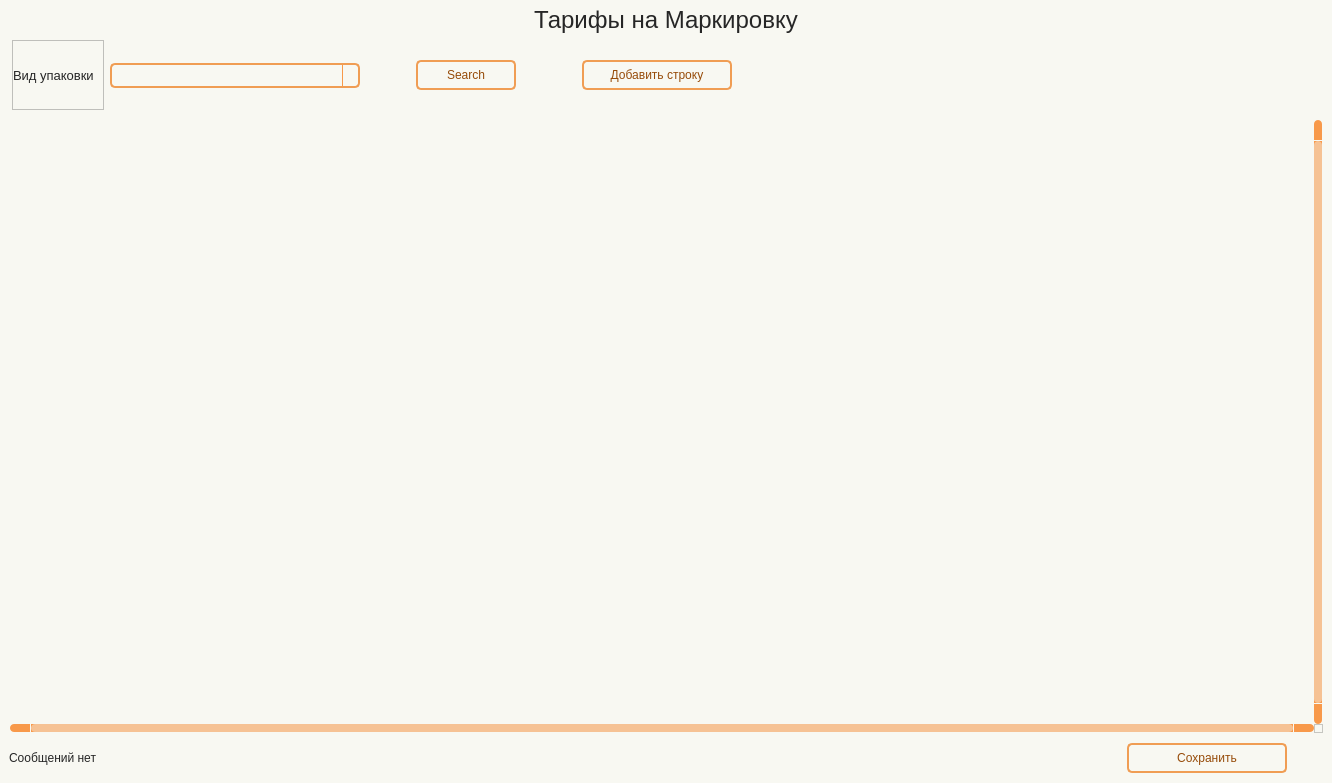
<?xml version="1.0" encoding="UTF-8"?>
<ui version="4.0">
 <class>Form</class>
 <widget class="QWidget" name="Form">
  <property name="geometry">
   <rect>
    <x>0</x>
    <y>0</y>
    <width>1332</width>
    <height>783</height>
   </rect>
  </property>
  <property name="minimumSize">
   <size>
    <width>930</width>
    <height>650</height>
   </size>
  </property>
  <property name="windowTitle">
   <string>Form</string>
  </property>
  <property name="styleSheet">
   <string notr="true">Form.QWidget{border: 2px solid #f28223;}

QWidget{
	background-color: #f8f8f2;
}

#Title_label.QLabel {
color: #262626;
font: 18pt &quot;Tahoma&quot;;
}

QLabel {
color: #262626;
font: 10pt &quot;Tahoma&quot;;
}

QPushButton {
	border: 2px solid #f09d54;
	border-radius: 5px;
	background-color: #f8f8f2;
	color: #964b09;
	font: 10pt &quot;Tahoma&quot;;
}

QPushButton:hover {
	background-color: #f28223;
	color: #ffffff;
}

QPushButton:pressed {
	background-color: #f28223;
	border: 2px solid #f28223;
	color: #ffffff;
}


QTableWidget {	
	background-color: #f8f8f2;
	padding: 10px;
	border-radius: 5px;
	gridline-color: #f8994a;
    outline: none;
	color: #262626;
}
QTableWidget::item{
	border-color: #f8994a;
	padding-left: 5px;
	padding-right: 5px;
	gridline-color: #f8994a;
	color: #262626;
	padding: 1px;
    font: 7pt &quot;Tahoma&quot;; 
}
QTableWidget::item:selected{
	background-color: #f28223;
    color: #ffffff;
}
QTableWidget::item:editable {
	background-color: #fff5cc;
	border: #ffffff;
}
QTableWidget::item:focus {
	background-color: #f28223;
	border: 2px solid #ffffff;
}
QHeaderView::section{
	background-color: #f8f8f2;
	border: none;
	border-style: none;
}
QTableWidget::horizontalHeader {	
	background-color: #f8994a;
	font: 10pt &quot;Tahoma&quot;;
}
QHeaderView::section:horizontal {
    border: 1px solid #f8994a;
	background-color: #ffd4af;
	padding: 3px;
	border-top-left-radius: 7px;
    border-top-right-radius: 7px;
    color: #262626;
}
QHeaderView::section:vertical {
    border: 1px solid #f8994a;
	color: #262626;
}

QLineEdit {
	background-color: #f8f8f2;
	border-radius: 5px;
	border: 2px solid #f09d54;
	padding-left: 10px;
	selection-color: rgb(255, 255, 255);
	selection-background-color: #f28223;
    color: #262626;
}
QLineEdit:hover {
	border: 2px solid #f28223;
}
QLineEdit:focus {
	border: 2px solid #f28223;
}

/* Стили для множественного выбора */
QListWidget {
    background-color: #f8f8f2;
    border: 2px solid #f09d54;
    border-radius: 5px;
    color: #262626;
    font: 10pt &quot;Tahoma&quot;;
}

QListWidget::item {
    padding: 5px;
    border-bottom: 1px solid #f8994a;
}

QListWidget::item:selected {
    background-color: #f28223;
    color: #ffffff;
}

QListWidget::item:hover {
    background-color: #ffd4af;
}

/* Улучшенная видимость чекбоксов */
QCheckBox::indicator {
    width: 16px;
    height: 16px;
}

QCheckBox::indicator:unchecked {
    border: 2px solid #f09d54;
    background-color: #f8f8f2;
    border-radius: 3px;
}

QCheckBox::indicator:checked {
    border: 2px solid #f28223;
    background-color: #f28223;
    border-radius: 3px;
    image: url(:/icon/icon/check.svg);
}

QCheckBox::indicator:hover {
    border: 2px solid #f28223;
}

QComboBox {
	background-color: #f8f8f2;
	border-radius: 5px;
	border: 2px solid #f09d54;
	padding-left: 10px;
	selection-color: #f28223;
	selection-background-color: #f28223;
    color: #262626;
	font: 9pt &quot;Tahoma&quot;;
}
QComboBox:hover {
	border: 2px solid #f28223;
	
}
QComboBox:focus {
	border: 2px solid #f28223;
}

QComboBox QAbstractItemView::item {
	color: #262626;
}
QComboBox QAbstractItemView::item::selected {
	background-color: #f09d54;
	color: #ffffff;
}

QComboBox::down-arrow {
	
	image: url(:/icon/icon/chevron-down — копия — копия.svg);
}
QComboBox::drop-down {
    subcontrol-origin: padding;
    subcontrol-position: top right;
    width: 15px;
    border-left-width: 1px;
    border-left-color: #f8994a;
    border-left-style: solid; /* just a single line */
    border-top-right-radius: 3px; /* same radius as the QComboBox */
    border-bottom-right-radius: 3px;
	color: #262626;
}

QScrollBar:horizontal {
    border: none;
    background: #f8994a;
    height: 8px;
    margin: 0px 21px 0 21px;
	border-radius: 0px;
}
QScrollBar::handle:horizontal {
    background: #f6c294;
    min-width: 20px;
	border-radius: 4px
}
QScrollBar::add-line:horizontal {
    border: none;
    background: #f8994a;
    width: 20px;
	border-top-right-radius: 4px;
    border-bottom-right-radius: 4px;
    subcontrol-position: right;
    subcontrol-origin: margin;
}
QScrollBar::sub-line:horizontal {
    border: none;
    background: #f8994a;
    width: 20px;
	border-top-left-radius: 4px;
    border-bottom-left-radius: 4px;
    subcontrol-position: left;
    subcontrol-origin: margin;
}
QScrollBar::up-arrow:horizontal, QScrollBar::down-arrow:horizontal
{
     background: none;
}
QScrollBar::add-page:horizontal, QScrollBar::sub-page:horizontal
{
     background: none;
}
 QScrollBar:vertical {
	border: none;
    background-color: #f8994a;
    width: 8px;
    margin: 21px 0 21px 0;
	border-radius: 0px;
 }
 QScrollBar::handle:vertical {	
	background: #f6c294;
    min-height: 25px;
	border-radius: 4px
 }
 QScrollBar::add-line:vertical {
     border: none;
    background: #f8994a;
     height: 20px;
	border-bottom-left-radius: 4px;
    border-bottom-right-radius: 4px;
     subcontrol-position: bottom;
     subcontrol-origin: margin;
 }
 QScrollBar::sub-line:vertical {
	border: none;
    background: #f8994a;
     height: 20px;
	border-top-left-radius: 4px;
    border-top-right-radius: 4px;
     subcontrol-position: top;
     subcontrol-origin: margin;
 }
 QScrollBar::up-arrow:vertical, QScrollBar::down-arrow:vertical {
     background: none;
 }

 QScrollBar::add-page:vertical, QScrollBar::sub-page:vertical {
     background: none;
 }

QDateEdit {
    background-color: #f8f8f2;
    border-radius: 5px;
    border: 2px solid #f09d54;
    padding-left: 10px; /* Add left padding */
    padding-right: 10px; /* Add right padding to accommodate the dropdown arrow */
    color: #262626;
    font: 10pt &quot;Tahoma&quot;;
    min-width: 80px; /* Minimum width to prevent text clipping */
}

QDateEdit:hover {
    border: 2px solid #f28223;
}

QDateEdit:focus {
    border: 2px solid #f28223;
}

QDateEdit::drop-down {
    subcontrol-origin: padding;
    subcontrol-position: top right;
    width: 25px; /* Keep the dropdown arrow width */
    border-left-width: 1px;
    border-left-color: #f8994a;
    border-left-style: solid;
    border-top-right-radius: 3px;
    border-bottom-right-radius: 3px;
    background-color: #f8f8f2;
}

QDateEdit::down-arrow {
	image: url(:/icon/icon/chevron-down — копия — копия.svg);
    width: 16px;
    height: 16px;
}

/* Calendar Styling */
QCalendarWidget {
    background-color: #f8f8f2;
    border: 2px solid #f28223;
    color: #262626;
}

QCalendarWidget QWidget {
    color: #262626;
}

QCalendarWidget QAbstractItemView {
    background-color: #f8f8f2;
    selection-background-color: #f28223;
    selection-color: #ffffff;
}

QCalendarWidget QToolButton {
    background-color: #ffd4af;
    color: #262626;
    font: 10pt &quot;Tahoma&quot;;
    border-radius: 3px;
    padding: 5px;
}

QCalendarWidget QToolButton:hover {
    background-color: #f28223;
    color: #ffffff;
}

QCalendarWidget QMenu {
    background-color: #f8f8f2;
    border: 1px solid #f28223;
}

QCalendarWidget QSpinBox {
    background-color: #f8f8f2;
    color: #262626;
    border: 1px solid #f09d54;
}

QCalendarWidget QSpinBox::up-button {
    subcontrol-origin: border;
    subcontrol-position: top right;
    width: 15px;
    border-left-width: 1px;
    border-left-color: #f8994a;
    border-left-style: solid;
}

QCalendarWidget QSpinBox::down-button {
    subcontrol-origin: border;
    subcontrol-position: bottom right;
    width: 15px;
    border-left-width: 1px;
    border-left-color: #f8994a;
    border-left-style: solid;
}

QCalendarWidget QSpinBox::up-arrow {
	image: url(:/icon/icon/chevron-up — копия — копия.svg);
    width: 10px;
    height: 10px;
}

QCalendarWidget QSpinBox::down-arrow {
	image: url(:/icon/icon/chevron-down — копия — копия.svg);
    width: 10px;
    height: 10px;
}

QTabWidget::pane {
    border: none;
    background: #f8f8f2;
}

QTabBar::tab {
    background-color: #ffd4af;   /* как шапка таблицы */
    color: #262626;
    padding: 6px 12px;
    min-height: 24px;
    border: 1px solid #f8994a;
    border-bottom: none;
    margin-right: 2px;
}

QTabBar::tab:selected {
    background-color: #f28223;
    color: #ffffff;
}

QTabBar::tab:!selected {
    background-color: #ffd4af;
    color: #262626;
}

QTabBar::tab:hover:!selected {
    background-color: #f6c294;
    color: #262626;
}
</string>
  </property>
  <layout class="QHBoxLayout" name="horizontalLayout">
   <property name="leftMargin">
    <number>0</number>
   </property>
   <property name="topMargin">
    <number>0</number>
   </property>
   <property name="rightMargin">
    <number>0</number>
   </property>
   <property name="bottomMargin">
    <number>0</number>
   </property>
   <item>
    <widget class="QWidget" name="widget" native="true">
     <layout class="QVBoxLayout" name="verticalLayout">
      <property name="spacing">
       <number>0</number>
      </property>
      <property name="leftMargin">
       <number>0</number>
      </property>
      <property name="topMargin">
       <number>0</number>
      </property>
      <property name="rightMargin">
       <number>0</number>
      </property>
      <property name="bottomMargin">
       <number>9</number>
      </property>
      <item alignment="Qt::AlignmentFlag::AlignHCenter">
       <widget class="QLabel" name="Title_label">
        <property name="minimumSize">
         <size>
          <width>0</width>
          <height>40</height>
         </size>
        </property>
        <property name="maximumSize">
         <size>
          <width>16777215</width>
          <height>40</height>
         </size>
        </property>
        <property name="font">
         <font>
          <family>Tahoma</family>
          <pointsize>18</pointsize>
          <italic>false</italic>
          <bold>false</bold>
         </font>
        </property>
        <property name="layoutDirection">
         <enum>Qt::LayoutDirection::LeftToRight</enum>
        </property>
        <property name="text">
         <string>Тарифы на Маркировку</string>
        </property>
        <property name="alignment">
         <set>Qt::AlignmentFlag::AlignCenter</set>
        </property>
       </widget>
      </item>
      <item>
       <widget class="QFrame" name="frame_Search">
        <property name="minimumSize">
         <size>
          <width>0</width>
          <height>70</height>
         </size>
        </property>
        <property name="maximumSize">
         <size>
          <width>16777215</width>
          <height>150</height>
         </size>
        </property>
        <layout class="QHBoxLayout" name="horizontalLayout_2">
         <property name="leftMargin">
          <number>12</number>
         </property>
         <property name="topMargin">
          <number>0</number>
         </property>
         <property name="rightMargin">
          <number>0</number>
         </property>
         <property name="bottomMargin">
          <number>0</number>
         </property>
         <item>
          <widget class="QFrame" name="frame">
           <property name="frameShape">
            <enum>QFrame::Shape::StyledPanel</enum>
           </property>
           <property name="frameShadow">
            <enum>QFrame::Shadow::Raised</enum>
           </property>
           <layout class="QVBoxLayout" name="verticalLayout_2">
            <property name="leftMargin">
             <number>0</number>
            </property>
            <property name="topMargin">
             <number>3</number>
            </property>
            <property name="rightMargin">
             <number>9</number>
            </property>
            <property name="bottomMargin">
             <number>3</number>
            </property>
            <item>
             <widget class="QLabel" name="label_5">
              <property name="font">
               <font>
                <family>Tahoma</family>
                <pointsize>10</pointsize>
                <italic>false</italic>
                <bold>false</bold>
               </font>
              </property>
              <property name="text">
               <string>Вид упаковки</string>
              </property>
             </widget>
            </item>
           </layout>
          </widget>
         </item>
         <item>
          <widget class="QFrame" name="frame_2">
           <property name="minimumSize">
            <size>
             <width>250</width>
             <height>0</height>
            </size>
           </property>
           <property name="maximumSize">
            <size>
             <width>300</width>
             <height>16777215</height>
            </size>
           </property>
           <layout class="QVBoxLayout" name="verticalLayout_3">
            <property name="spacing">
             <number>6</number>
            </property>
            <property name="leftMargin">
             <number>0</number>
            </property>
            <property name="topMargin">
             <number>3</number>
            </property>
            <property name="rightMargin">
             <number>0</number>
            </property>
            <property name="bottomMargin">
             <number>3</number>
            </property>
            <item>
             <widget class="QComboBox" name="line_PackType">
              <property name="minimumSize">
               <size>
                <width>0</width>
                <height>25</height>
               </size>
              </property>
              <property name="maximumSize">
               <size>
                <width>16777215</width>
                <height>22</height>
               </size>
              </property>
              <property name="currentText">
               <string/>
              </property>
              <property name="currentIndex">
               <number>-1</number>
              </property>
             </widget>
            </item>
           </layout>
          </widget>
         </item>
         <item>
          <spacer name="horizontalSpacer">
           <property name="orientation">
            <enum>Qt::Orientation::Horizontal</enum>
           </property>
           <property name="sizeType">
            <enum>QSizePolicy::Policy::Fixed</enum>
           </property>
           <property name="sizeHint" stdset="0">
            <size>
             <width>50</width>
             <height>20</height>
            </size>
           </property>
          </spacer>
         </item>
         <item>
          <widget class="QFrame" name="frame_3">
           <property name="minimumSize">
            <size>
             <width>110</width>
             <height>0</height>
            </size>
           </property>
           <property name="maximumSize">
            <size>
             <width>93</width>
             <height>16777215</height>
            </size>
           </property>
           <layout class="QVBoxLayout" name="verticalLayout_4" stretch="0">
            <property name="spacing">
             <number>0</number>
            </property>
            <property name="leftMargin">
             <number>0</number>
            </property>
            <property name="topMargin">
             <number>0</number>
            </property>
            <property name="rightMargin">
             <number>0</number>
            </property>
            <property name="bottomMargin">
             <number>0</number>
            </property>
            <item>
             <widget class="QPushButton" name="btn_Search">
              <property name="minimumSize">
               <size>
                <width>100</width>
                <height>30</height>
               </size>
              </property>
              <property name="maximumSize">
               <size>
                <width>92</width>
                <height>16777215</height>
               </size>
              </property>
              <property name="text">
               <string>Search</string>
              </property>
              <property name="icon">
               <iconset resource="../resource.qrc">
                <normaloff>:/icon/icon/search — копия — копия.svg</normaloff>:/icon/icon/search — копия — копия.svg</iconset>
              </property>
             </widget>
            </item>
           </layout>
          </widget>
         </item>
         <item>
          <spacer name="horizontalSpacer_2">
           <property name="orientation">
            <enum>Qt::Orientation::Horizontal</enum>
           </property>
           <property name="sizeType">
            <enum>QSizePolicy::Policy::Fixed</enum>
           </property>
           <property name="sizeHint" stdset="0">
            <size>
             <width>50</width>
             <height>20</height>
            </size>
           </property>
          </spacer>
         </item>
         <item>
          <widget class="QPushButton" name="btn_AddLine">
           <property name="minimumSize">
            <size>
             <width>150</width>
             <height>30</height>
            </size>
           </property>
           <property name="text">
            <string>Добавить строку</string>
           </property>
           <property name="icon">
            <iconset resource="../resource.qrc">
             <normaloff>:/icon/icon/plus-circle — копия — копия.svg</normaloff>:/icon/icon/plus-circle — копия — копия.svg</iconset>
           </property>
          </widget>
         </item>
         <item>
          <spacer name="horizontalSpacer_3">
           <property name="orientation">
            <enum>Qt::Orientation::Horizontal</enum>
           </property>
           <property name="sizeHint" stdset="0">
            <size>
             <width>361</width>
             <height>20</height>
            </size>
           </property>
          </spacer>
         </item>
        </layout>
       </widget>
      </item>
      <item>
       <widget class="QTableWidget" name="table">
        <property name="verticalScrollBarPolicy">
         <enum>Qt::ScrollBarPolicy::ScrollBarAlwaysOn</enum>
        </property>
        <property name="horizontalScrollBarPolicy">
         <enum>Qt::ScrollBarPolicy::ScrollBarAlwaysOn</enum>
        </property>
        <property name="sizeAdjustPolicy">
         <enum>QAbstractScrollArea::SizeAdjustPolicy::AdjustToContents</enum>
        </property>
        <property name="autoScrollMargin">
         <number>10</number>
        </property>
        <property name="selectionMode">
         <enum>QAbstractItemView::SelectionMode::SingleSelection</enum>
        </property>
        <property name="textElideMode">
         <enum>Qt::TextElideMode::ElideMiddle</enum>
        </property>
        <property name="sortingEnabled">
         <bool>true</bool>
        </property>
        <property name="wordWrap">
         <bool>false</bool>
        </property>
        <property name="rowCount">
         <number>0</number>
        </property>
        <property name="columnCount">
         <number>0</number>
        </property>
        <attribute name="horizontalHeaderCascadingSectionResizes">
         <bool>true</bool>
        </attribute>
        <attribute name="horizontalHeaderMinimumSectionSize">
         <number>55</number>
        </attribute>
        <attribute name="horizontalHeaderDefaultSectionSize">
         <number>100</number>
        </attribute>
        <attribute name="horizontalHeaderShowSortIndicator" stdset="0">
         <bool>true</bool>
        </attribute>
        <attribute name="horizontalHeaderStretchLastSection">
         <bool>true</bool>
        </attribute>
        <attribute name="verticalHeaderVisible">
         <bool>false</bool>
        </attribute>
        <attribute name="verticalHeaderCascadingSectionResizes">
         <bool>true</bool>
        </attribute>
        <attribute name="verticalHeaderMinimumSectionSize">
         <number>24</number>
        </attribute>
        <attribute name="verticalHeaderDefaultSectionSize">
         <number>25</number>
        </attribute>
        <attribute name="verticalHeaderHighlightSections">
         <bool>false</bool>
        </attribute>
       </widget>
      </item>
      <item>
       <widget class="QFrame" name="frame_Update">
        <property name="minimumSize">
         <size>
          <width>0</width>
          <height>0</height>
         </size>
        </property>
        <property name="maximumSize">
         <size>
          <width>16777215</width>
          <height>50</height>
         </size>
        </property>
        <layout class="QHBoxLayout" name="horizontalLayout_4">
         <property name="spacing">
          <number>0</number>
         </property>
         <property name="leftMargin">
          <number>0</number>
         </property>
         <property name="topMargin">
          <number>0</number>
         </property>
         <property name="rightMargin">
          <number>0</number>
         </property>
         <property name="bottomMargin">
          <number>0</number>
         </property>
         <item>
          <widget class="QFrame" name="frame_4">
           <property name="minimumSize">
            <size>
             <width>0</width>
             <height>0</height>
            </size>
           </property>
           <layout class="QVBoxLayout" name="verticalLayout_5">
            <item>
             <widget class="QLabel" name="label_msg">
              <property name="text">
               <string>Сообщений нет</string>
              </property>
             </widget>
            </item>
           </layout>
          </widget>
         </item>
         <item>
          <widget class="QFrame" name="frame_5">
           <property name="minimumSize">
            <size>
             <width>120</width>
             <height>0</height>
            </size>
           </property>
           <property name="maximumSize">
            <size>
             <width>250</width>
             <height>16777215</height>
            </size>
           </property>
           <layout class="QHBoxLayout" name="horizontalLayout_3">
            <property name="spacing">
             <number>0</number>
            </property>
            <property name="leftMargin">
             <number>0</number>
            </property>
            <property name="topMargin">
             <number>0</number>
            </property>
            <property name="rightMargin">
             <number>0</number>
            </property>
            <property name="bottomMargin">
             <number>0</number>
            </property>
            <item>
             <widget class="QPushButton" name="btn_Save">
              <property name="minimumSize">
               <size>
                <width>160</width>
                <height>30</height>
               </size>
              </property>
              <property name="maximumSize">
               <size>
                <width>160</width>
                <height>16777215</height>
               </size>
              </property>
              <property name="text">
               <string>Сохранить</string>
              </property>
              <property name="icon">
               <iconset resource="../resource.qrc">
                <normaloff>:/icon/icon/save — копия — копия.svg</normaloff>:/icon/icon/save — копия — копия.svg</iconset>
              </property>
             </widget>
            </item>
           </layout>
          </widget>
         </item>
        </layout>
       </widget>
      </item>
     </layout>
    </widget>
   </item>
  </layout>
 </widget>
 <resources>
  <include location="../resource.qrc"/>
 </resources>
 <connections/>
</ui>
